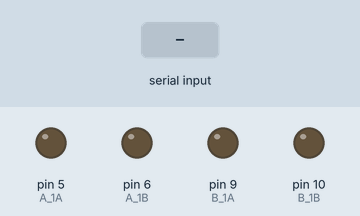
Simulated run of this sketch. Board: Arduino Uno, built with avr-gcc and run on an emulated ATmega328P. Parts: output pins drawn as LEDs (lit = HIGH). Inputs (shaded band) come from the test bench. What the sketch prints to the serial monitor is not drawn.

Above: at 1.2 s.
1.3 s: "a90\n" received over the second serial link
At 2.5 s:
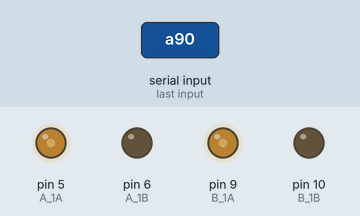
2.8 s: "a,45\n" received over the second serial link
At 3.8 s:
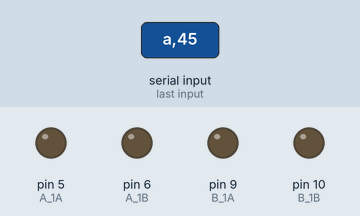
4.3 s: "d90\n" received over the second serial link
At 4.9 s:
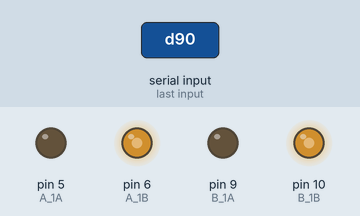
Timing chart, 0 to 7.3 s (numbered marks = the images above; inputs shaded):
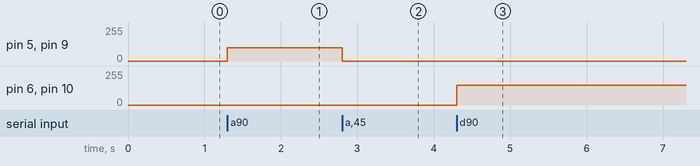

The sketch:

bluetooth-remote-control.ino
```cpp
#include <SoftwareSerial.h>

SoftwareSerial BT(13, 12);  // (RX, TX)
char command; // 指令碼
int speed = 100; // 預設速度

void setup() {
  Serial.begin(115200);
  BT.begin(9600);

  // 馬達初始化
  motorSetup();
}

void loop() {
  if (BT.available() > 0) {
    command = BT.read();

    // 1. 判斷是否為速度指令 (字元 '0' 或 '1' 到 '9')
    if (command == '0') {
      speed = 0;
      Serial.print("目前速度: ");
      Serial.println(speed);

    } else if (command >= '1' && command <= '9') {
      int speedLevel = command - '0';
      speed = map(speedLevel, 1, 9, 100, 200);
      Serial.print("目前速度: ");
      Serial.println(speed);
    }

    // 2. 判斷是否為方向指令 ('a', 'b', 'c', 'd', 's')
    else {
      switch (command) {
        case 'a': Forward(speed);   break; // 前進
        case 'd': Backward(speed);  break; // 後退
        case 'c': SpinLeft(speed);  break; // 左轉
        case 'b': SpinRight(speed); break; // 右轉
        case 's': Stop();           break; // 停止
      }
    }
  }
}
```

motor.ino
```cpp
// ── 馬達腳位 ──
int A_1A = 5;   // 左輪 PWM (ENA)
int A_1B = 6;   // 左輪 IN1
int B_1A = 9;   // 右輪 PWM (ENB)
int B_1B = 10;  // 右輪 IN2

// 馬達平衡校正（移植自 robot_basic_followline）
const int LEFT_MOTOR_PCT  = 100;
const int RIGHT_MOTOR_PCT = 100;

void motorSetup() {
  // 先清除輸出 latch，再切換方向，避免上電瞬間誤動作
  digitalWrite(A_1A, LOW);
  digitalWrite(A_1B, LOW);
  digitalWrite(B_1A, LOW);
  digitalWrite(B_1B, LOW);
  pinMode(A_1A, OUTPUT);
  pinMode(A_1B, OUTPUT);
  pinMode(B_1A, OUTPUT);
  pinMode(B_1B, OUTPUT);
}

// ── 底層馬達抽象（移植自 robot_basic_followline）──

void MotorLeft(bool fwd, int level) {
  int adj = (int)((long)level * LEFT_MOTOR_PCT / 100);
  analogWrite(A_1A, fwd ? adj : 0);
  analogWrite(A_1B, fwd ? 0   : adj);
}

void MotorRight(bool fwd, int level) {
  int adj = (int)((long)level * RIGHT_MOTOR_PCT / 100);
  analogWrite(B_1A, fwd ? adj : 0);
  analogWrite(B_1B, fwd ? 0   : adj);
}

// ── 高層動作函式（移植自 robot_basic_followline）──

void Forward(int level) {
  MotorLeft(true, level);
  MotorRight(true, level);
}

void Backward(int level) {
  MotorLeft(false, level);
  MotorRight(false, level);
}

void SpinLeft(int level) {
  MotorLeft(false, level);   // 左輪後退
  MotorRight(true, level);   // 右輪前進
}

void SpinRight(int level) {
  MotorLeft(true, level);    // 左輪前進
  MotorRight(false, level);  // 右輪後退
}

void Stop() {
  digitalWrite(A_1A, LOW);
  digitalWrite(A_1B, LOW);
  digitalWrite(B_1A, LOW);
  digitalWrite(B_1B, LOW);
}
```

Measured:
- after the input at 1.3 s, pin 5 (A_1A), pin 9 (B_1A): 0/255 → 100/255 at once
- after the input at 2.8 s, pin 5 (A_1A), pin 9 (B_1A): 100/255 → 0/255 at once
- after the input at 4.3 s, pin 6 (A_1B), pin 10 (B_1B): 0/255 → 150/255 at once
